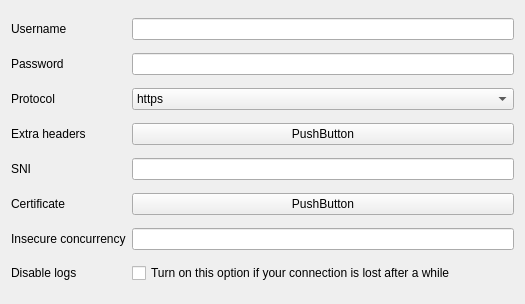
<?xml version="1.0" encoding="UTF-8"?>
<ui version="4.0">
 <class>EditNaive</class>
 <widget class="QWidget" name="EditNaive">
  <property name="geometry">
   <rect>
    <x>0</x>
    <y>0</y>
    <width>525</width>
    <height>304</height>
   </rect>
  </property>
  <property name="windowTitle">
   <string notr="true">EditNaive</string>
  </property>
  <layout class="QGridLayout" name="gridLayout">
   <item row="0" column="0">
    <widget class="QLabel" name="label">
     <property name="text">
      <string>Username</string>
     </property>
    </widget>
   </item>
   <item row="0" column="1">
    <widget class="MyLineEdit" name="username"/>
   </item>
   <item row="1" column="0">
    <widget class="QLabel" name="label_2">
     <property name="text">
      <string>Password</string>
     </property>
    </widget>
   </item>
   <item row="1" column="1">
    <widget class="MyLineEdit" name="password"/>
   </item>
   <item row="2" column="0">
    <widget class="QLabel" name="label_3">
     <property name="text">
      <string>Protocol</string>
     </property>
    </widget>
   </item>
   <item row="2" column="1">
    <widget class="QComboBox" name="protocol">
     <item>
      <property name="text">
       <string notr="true">https</string>
      </property>
     </item>
     <item>
      <property name="text">
       <string notr="true">quic</string>
      </property>
     </item>
    </widget>
   </item>
   <item row="3" column="0">
    <widget class="QLabel" name="label_4">
     <property name="text">
      <string>Extra headers</string>
     </property>
    </widget>
   </item>
   <item row="3" column="1">
    <widget class="QPushButton" name="extra_headers">
     <property name="text">
      <string notr="true">PushButton</string>
     </property>
    </widget>
   </item>
   <item row="4" column="0">
    <widget class="QLabel" name="label_6">
     <property name="text">
      <string>SNI</string>
     </property>
    </widget>
   </item>
   <item row="4" column="1">
    <widget class="MyLineEdit" name="sni"/>
   </item>
   <item row="5" column="0">
    <widget class="QLabel" name="label_7">
     <property name="text">
      <string>Certificate</string>
     </property>
    </widget>
   </item>
   <item row="5" column="1">
    <widget class="QPushButton" name="certificate">
     <property name="text">
      <string notr="true">PushButton</string>
     </property>
    </widget>
   </item>
   <item row="6" column="0">
    <widget class="QLabel" name="label_5">
     <property name="text">
      <string>Insecure concurrency</string>
     </property>
    </widget>
   </item>
   <item row="6" column="1">
    <widget class="MyLineEdit" name="insecure_concurrency"/>
   </item>
   <item row="7" column="0">
    <widget class="QLabel" name="label_8">
     <property name="text">
      <string>Disable logs</string>
     </property>
    </widget>
   </item>
   <item row="7" column="1">
    <widget class="QCheckBox" name="disable_log">
     <property name="text">
      <string>Turn on this option if your connection is lost after a while</string>
     </property>
    </widget>
   </item>
  </layout>
 </widget>
 <customwidgets>
  <customwidget>
   <class>MyLineEdit</class>
   <extends>QLineEdit</extends>
   <header>include/ui/utils/MyLineEdit.h</header>
  </customwidget>
 </customwidgets>
 <resources/>
 <connections/>
</ui>
